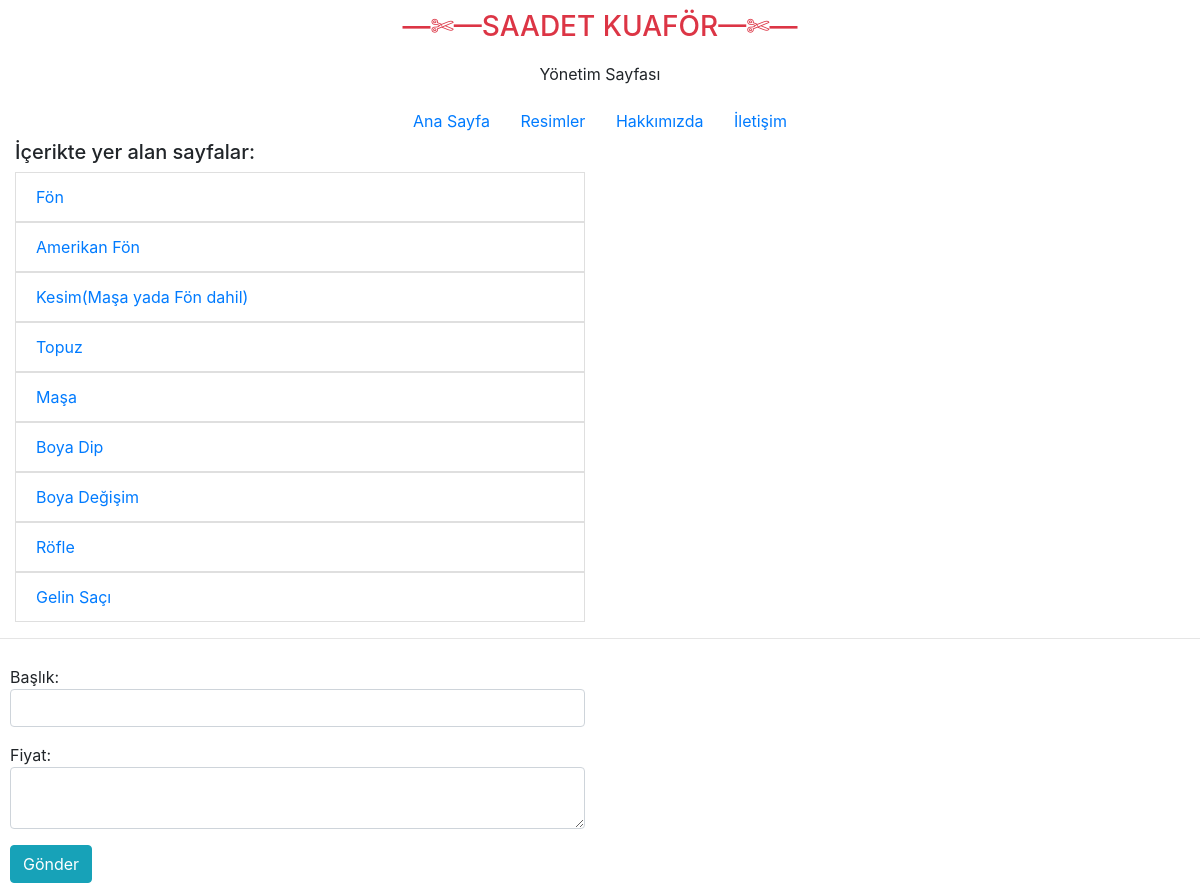
Screenshot of /yonet/fiyat_yonet.php with the database file from the repository.
### tables this page shows
CREATE TABLE `tbl_fiyatlar` (
  `FiyatId` int(11) NOT NULL,
  `Baslik` varchar(200) NOT NULL,
  `Fiyat` int(11) NOT NULL
);

### yonet/fiyat_yonet.php (the view, shortened to what this page needs)
<!DOCTYPE html PUBLIC "-//W3C//DTD XHTML 1.0 Transitional//EN" "http://www.w3.org/TR/xhtml1/DTD/xhtml1-transitional.dtd">
<html xmlns="http://www.w3.org/1999/xhtml">
<head>
<link rel="stylesheet" type="text/css" href="../bs/bootstrap.min.css"/>
</head>
<?
	include("baglanti.php");
?>
<body>
	<div class="container-fluid">
	<div class="row">
    	<div class="col-md-12 text-center">
    		<h3 class="text-danger bosluk text-center">—✄—SAADET KUAFÖR—✄—</h3>
            <p class="text-center">Yönetim Sayfası</p>
            <a class="btn btn-link" href="index.html">Ana Sayfa</a>
            <a class="btn btn-link" href="resim_yonet.php">Resimler</a>
            <a class="btn btn-link" href="hakkimizda.php">Hakkımızda</a>
            <a class="btn btn-link" href="iletisim_yonet.php">İletişim</a>
        </div>
    </div>
</div>
        <div class="container-fluid">
        <div class="row">
        		<div class="col-md-6">
            	<h5>İçerikte yer alan sayfalar:</h5>
                <div class="list-group">
                	<?
						$query=$db->query("Select * from tbl_fiyatlar",PDO::FETCH_ASSOC);
						if($query->rowCount())
						{
							foreach($query as $row)
							{
								print "<a href='?id=$row[FiyatId]'><li class='list-group-item'>".$row['Baslik']."</li></a>";
							}
						}
					?>
                </div>
            </div>
        </div>
        </div>
        <hr />
        <div class="row bosluk">
        	<div class="col-md-6">
            	<form action="?id=<?=$_GET['id']?>&islem=edit" method="post">
                	<div class="form-group">
                    	Başlık:
                        <input type="text" value="<?=$bas?>" class="form-control" name="baslik" />
                    </div>
                    <div class="form-group">
                    	Fiyat:
                        <textarea name="fiyat" class="form-control"><?=$tl?></textarea>
                    </div>
                    <button type="submit" class="btn btn-info">Gönder</button>
                </form>
            </div>
        </div>
</body>
</html>

### yonet/fiyat_yonet.php (style rules this page uses)
.bosluk { padding: 10px; }

### rows the page displays
tbl_fiyatlar: Baslik "Fön"
tbl_fiyatlar: Baslik "Amerikan Fön"
tbl_fiyatlar: Baslik "Kesim(Maşa yada Fön dahil)"
tbl_fiyatlar: Baslik "Topuz"
tbl_fiyatlar: Baslik "Maşa"
tbl_fiyatlar: Baslik "Boya Dip"
tbl_fiyatlar: Baslik "Boya Değişim"
tbl_fiyatlar: Baslik "Röfle"
tbl_fiyatlar: Baslik "Gelin Saçı"
